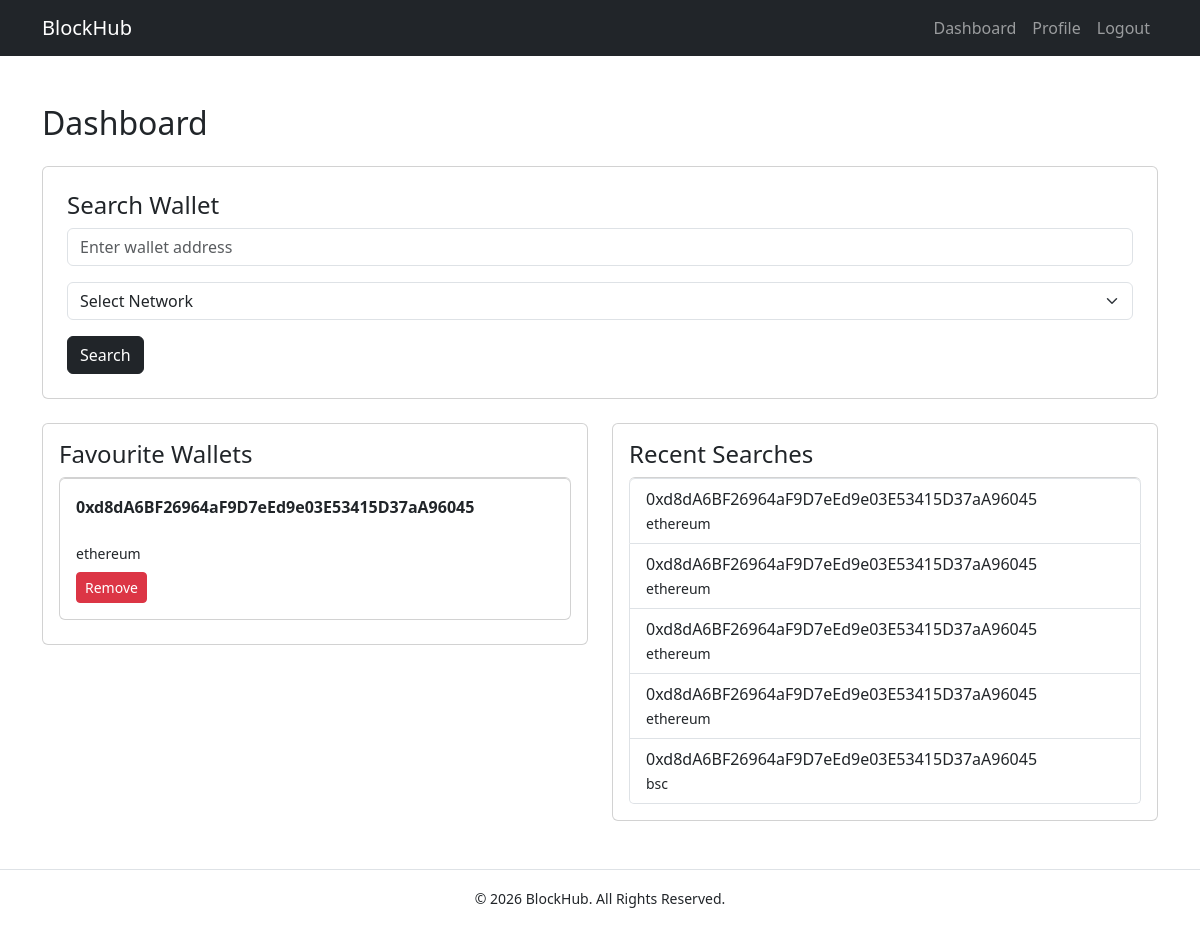
The page /dashboard (signed in) on the database as committed earlier.
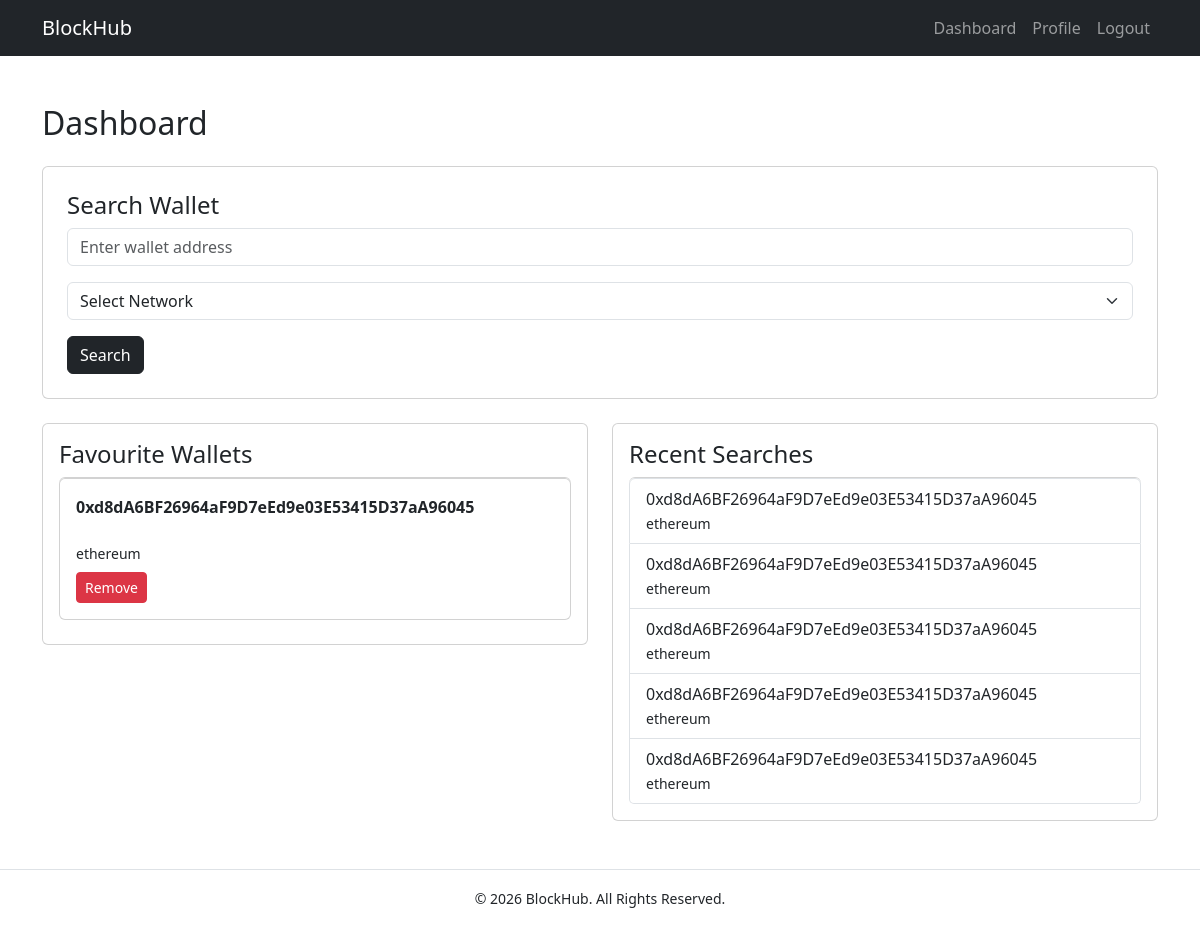
The same page on the database as committed later.
### tables this page shows
CREATE TABLE favourites (
    id INTEGER PRIMARY KEY AUTOINCREMENT,
    user_id INTEGER NOT NULL,
    wallet_address TEXT NOT NULL,
    network TEXT,
    added_at TIMESTAMP DEFAULT CURRENT_TIMESTAMP,

    FOREIGN KEY (user_id) REFERENCES users(id)
);

CREATE TABLE search_history (
    id INTEGER PRIMARY KEY AUTOINCREMENT,
    user_id INTEGER NOT NULL,
    wallet_address TEXT NOT NULL,
    network TEXT,
    searched_at TIMESTAMP DEFAULT CURRENT_TIMESTAMP,

    FOREIGN KEY (user_id) REFERENCES users(id)
);

### app.py (the view)
@app.route("/dashboard")
@login_required
def dashboard():
    conn = get_db_connection()
    favourites = conn.execute(
        """
        SELECT *
        FROM favourites
        WHERE user_id = ?
        ORDER BY added_at DESC
        LIMIT 5
        """,
        (session["user_id"],)
    ).fetchall()
    history = conn.execute(
        """
        SELECT *
        FROM search_history
        WHERE user_id = ?
        ORDER BY searched_at DESC
        LIMIT 5
        """,
        (session["user_id"],)
    ).fetchall()
    conn.close()
    return render_template(
        "dashboard.html",
        favourites=favourites,
        history=history
    )

### app.py (called while the page is built)
def get_db_connection():
    conn = sqlite3.connect(DATABASE)
    conn.row_factory = sqlite3.Row
    return conn

### helpers.py (called while the page is built)
def login_required(f):
    @wraps(f)
    def decorated_function(*args, **kwargs):
        if session.get("user_id") is None:
            return redirect("/login")
        return f(*args, **kwargs)
    return decorated_function

### templates/dashboard.html (shortened to what this page needs)
{% extends "layout.html" %} {% block title %} Dashboard {% endblock %} {% block
content %}
<h2 class="mb-4">Dashboard</h2>
<div class="card p-4 mb-4">
  <h4>Search Wallet</h4>
  <form action="/wallet" method="GET">
    <div class="mb-3">
      <input
        class="form-control"
        name="address"
        placeholder="Enter wallet address"
        required
      />
    </div>
    <div class="mb-3">
      <select class="form-select" name="network" required>
        <option value="">Select Network</option>
      </select>
    </div>
    <button class="btn btn-dark">Search</button>
  </form>
</div>
<div class="row">
  <div class="col-md-6">
    <div class="card p-3">
      <h4>Favourite Wallets</h4>
      {% if favourites %}
      <div class="list-group">
        {% for wallet in favourites %}
        <div class="card mb-2 p-3">
          <strong>{{ wallet.wallet_address }}</strong>
          <br />
          <small>{{ wallet.network }}</small>
          <form
            action="/remove_favourite/{{ wallet.id }}"
            method="POST"
            class="mt-2"
          >
            <button class="btn btn-danger btn-sm">Remove</button>
          </form>
        </div>
        {% endfor %}
      </div>
      {% else %}
      <p class="text-muted">No favourite wallets yet.</p>
      {% endif %}
    </div>
  </div>
  <div class="col-md-6">
    <div class="card p-3">
      <h4>Recent Searches</h4>
      {% if history %}
      <ul class="list-group">
        {% for search in history %}
        <li class="list-group-item">
          {{ search.wallet_address }}
          <br />
          <small>{{ search.network }}</small>
        </li>
        {% endfor %}
      </ul>
      {% else %}
      <p class="text-muted">No recent searches.</p>
      {% endif %}
    </div>
  </div>
</div>
{% endblock %}

### templates/layout.html (shortened to what this page needs)
<!doctype html>
<html lang="en">
  <head>
    <link
      href="https://cdn.jsdelivr.net/npm/bootstrap@5.3.7/dist/css/bootstrap.min.css"
      rel="stylesheet"
    />
    <link
      rel="stylesheet"
      href="{{ url_for('static', filename='css/style.css') }}"
    />
  </head>
  <body>
    <nav class="navbar navbar-expand-lg navbar-dark bg-dark">
      <div class="container">
        <a class="navbar-brand" href="/">BlockHub</a>
        <div class="collapse navbar-collapse" id="navbarNav">
          <ul class="navbar-nav ms-auto">
            {% if session.get("user_id") %}
            <li class="nav-item">
              <a class="nav-link" href="/dashboard">Dashboard</a>
            </li>
            <li class="nav-item">
              <a class="nav-link" href="/profile">Profile</a>
            </li>
            <li class="nav-item">
              <a class="nav-link" href="/logout">Logout</a>
            </li>
            {% endif %}
          </ul>
        </div>
      </div>
    </nav>
    <main class="container py-5">{% block content %} {% endblock %}</main>
    <footer class="text-center py-3 border-top">
      <small>&copy; 2026 BlockHub. All Rights Reserved.</small>
    </footer>
  </body>
</html>

### static/css/style.css (style rules this page uses)
body { min-height: 100vh; display: flex; flex-direction: column; }
main { flex: 1; }

Rows that differ between the two databases and show on the page:
no longer on this page (row unchanged): search_history: wallet_address "0xd8dA6BF26964aF9D7eEd9e03E53415D37aA96045", network "bsc"
added search_history: wallet_address "0xd8dA6BF26964aF9D7eEd9e03E53415D37aA96045", network "ethereum"
